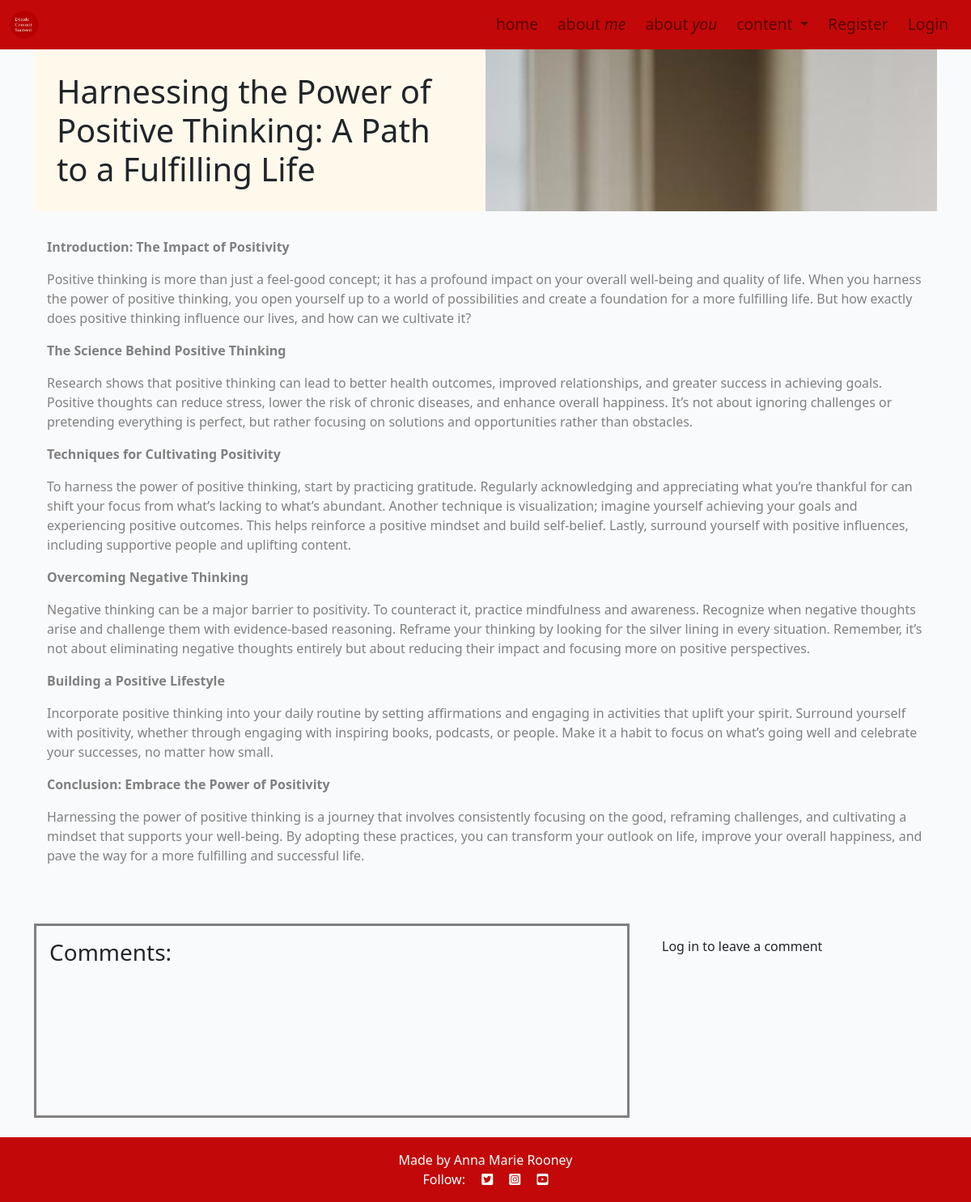
The page /harnessing-power-of-positive-thinking/ on the database as committed earlier.
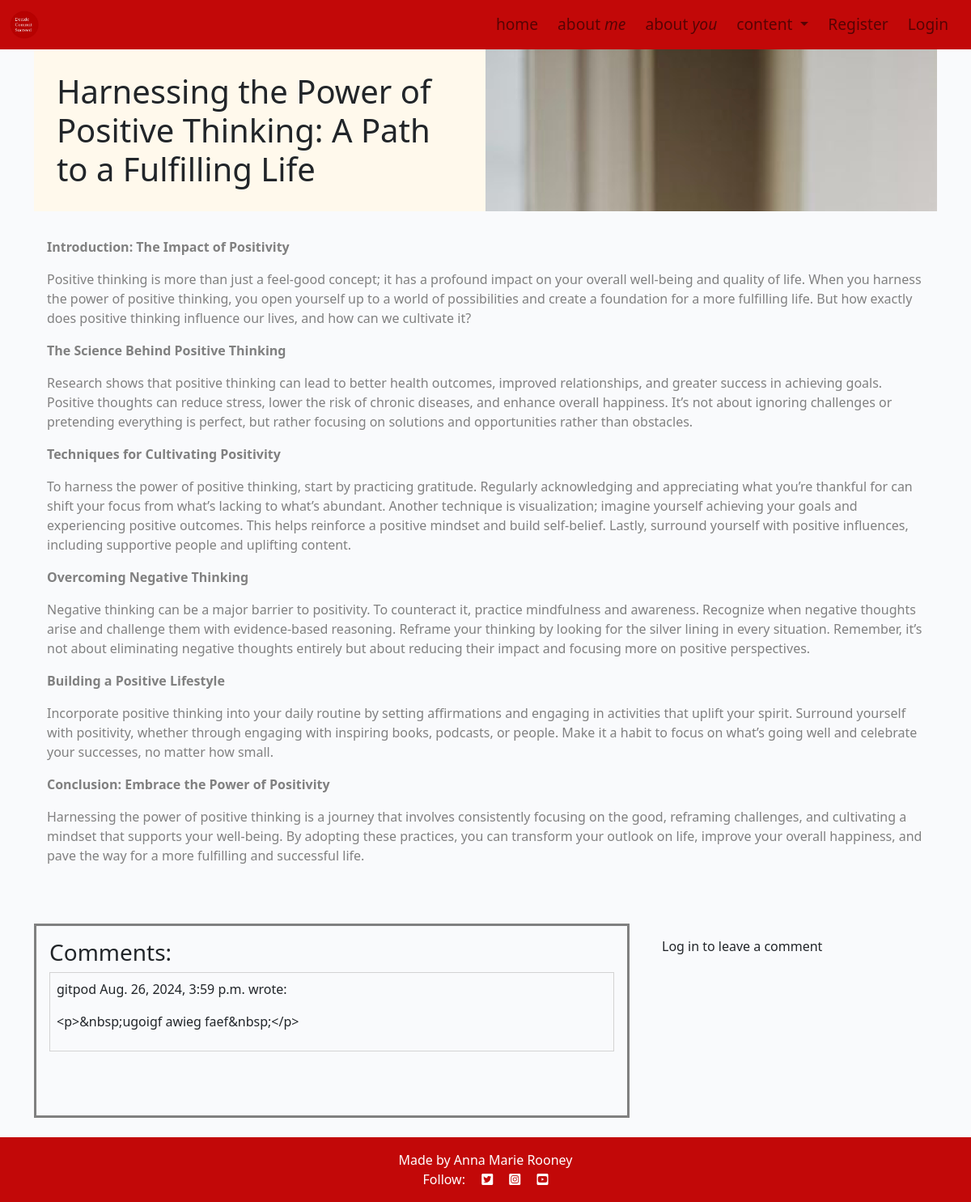
The same page on the database as committed later.
### blog/models.py (models this page shows, shortened)
class Comment(models.Model):
    post = models.ForeignKey(
        Post, on_delete=models.CASCADE, related_name="comments")
    author = models.ForeignKey(
        User, on_delete=models.CASCADE, related_name="commenter")
    body = models.TextField()
    approved = models.BooleanField(default=False)
    created_on = models.DateTimeField(auto_now_add=True)
    class Meta:
        ordering = ["created_on"]

### blog/views.py (the view, shortened to what this page needs)
# urls.py: path('<slug:slug>/', views.post_detail, name='blogpost'),
def post_detail(request, slug):
    queryset = Post.objects.filter(status=1)
    post = get_object_or_404(queryset, slug=slug)
    masthead_image = post.mastimage
    comments = post.comments.all().order_by("-created_on")
    comment_count = post.comments.filter(approved=True).count()
    comment_form = CommentForm()
    return render(
        request,
        "blog/blogpost.html",
        {
            "post": post,
            "comments": comments,
            "comment_count": comment_count,
            "comment_form": comment_form,
            "mastimage": masthead_image,
        },
    )

### blog/templates/blog/blogpost.html (shortened to what this page needs)
{% extends "base.html" %}
{% load static %}
{% load crispy_forms_tags %}
{% block content %}
<div class="container-fluid">
  <div class="container">
      <div class="row g-0 overflow-hidden masthead">
          <div class="col-md-6 masthead-text">
              <h1 class="post-title">{{ post.title }}</h1>
          </div>
          <div class="d-none d-md-block col-md-6 masthead-image">
            {% if post.mastimage %}
                <img src="{{ post.mastimage.url }}" alt="Mast Image">
            {% else %}
            <img src="static/images/whiteboard.png" alt="Mast Image">
            {% endif %}
          </div>
      </div>
      <div class="row">
          <div class="col-12 card mb-4 mt-3">
              <div class="card-body">
                  <article class="card-text">
                      {{ post.content | safe }}
                  </article>
              </div>
          </div>
      </div>
  </div>
  <div class="container">
      <div class="row">
          <div class="col-md-8 card mb-4 mt-3">
              <div class="card-body commentdiv">
                <h3>Comments:</h3>
                {% if comments %}
                    {% for comment in comments %}
                        <div class="p-2 comments {% if not comment.approved and comment.author == user %} faded{% elif not comment.approved %} d-none{% endif %}">
                            <p class="font-weight-bold">
                            {{ comment.author }}
                            <span class="font-weight-normal">
                            {{ comment.created_on }}
                            </span> wrote:
                            </p>
                            <div id="comment{{ comment.id }}">
                            {{ comment.body | linebreaks }}
                            </div>
                        </div>
                        {% endfor %}
                        {% else %}
                        <p class="approval">There are no comments yet. Make one!</p>
                    {% endif %}
              </div>
          </div>
          <div class="col-md-4 card mb-4 mt-3">
              <div class="card-body">
                  {% if user.is_authenticated %}
                  <h3>Leave a comment:</h3>
                  <p>Posting as: {{ user.username }}</p>
                  <form id="commentForm" method="post" style="margin-top: 1.3em;">
                      {% csrf_token %}
                      {{ comment_form | crispy }}
                      <button id="submitButton" type="submit" class="btn btn-signup btn-lg">Submit</button>
                  </form>
                  {% else %}
                  <p>Log in to leave a comment</p>
                  {% endif %}
              </div>
          </div>
      </div>
  </div>
  </div>
{% endblock %}

Rows that differ between the two databases and show on the page:
now on this page (row edited): Comment: author "gitpod", created_on "Aug. 26, 2024, 3:59 p.m.", body "<p>&nbsp;ugoigf awieg faef&nbsp;</p>"
